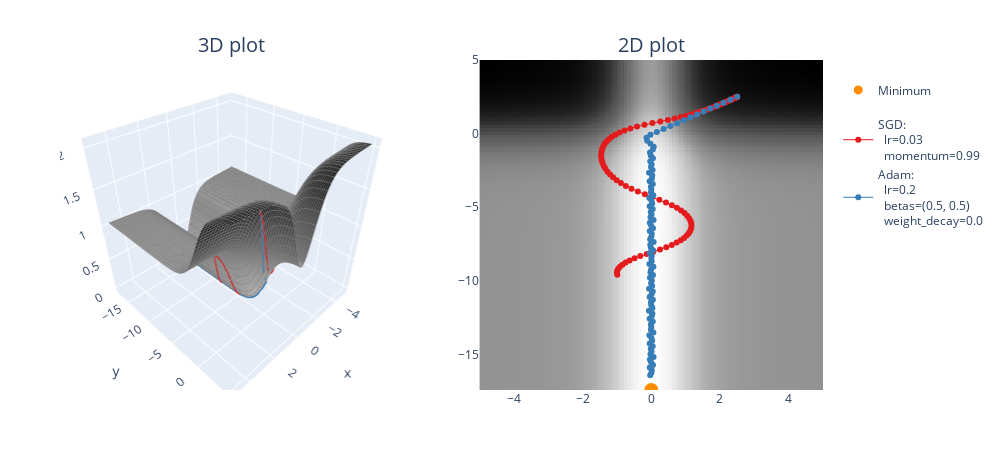

Notebook code for this chart:
### Markdown cell above
### Exercise - experiment with different optimizers & params

> ```yaml
> Difficulty: 🔴🔴⚪⚪⚪
> Importance: 🔵🔵🔵⚪⚪
> 
> You should spend up to 20-30 minutes on this exercise.
> ```

We've given you a function below which works just like `opt_fn_with_sgd` from earlier, but takes in a general optimizer and hyperparameters (as a dictionary of keyword arguments like `lr` and `momentum`).

You should use this function to play around with different optimizers and hyperparameters, comparing their performance. The code below gives one example of such a comparison, run it now and see what you get:

### Code cell
def opt_fn(
    fn: Callable,
    xy: Tensor,
    optimizer_class,
    optimizer_hyperparams: dict,
    n_iters: int = 100,
) -> Tensor:
    """Optimize the a given function starting from the specified point.

    optimizer_class: one of the optimizers you've defined, either SGD, RMSprop, or Adam
    optimzer_kwargs: keyword arguments passed to your optimiser (e.g. lr and weight_decay)
    """
    assert xy.requires_grad

    optimizer = optimizer_class([xy], **optimizer_hyperparams)

    xy_list = [
        xy.detach().clone()
    ]  # so that we don't unintentionally modify past values in `xy_list`

    for i in range(n_iters):
        fn(xy[0], xy[1]).backward()
        optimizer.step()
        optimizer.zero_grad()
        xy_list.append(xy.detach().clone())

    return t.stack(xy_list)


points = []

optimizer_list = [
    (SGD, {"lr": 0.03, "momentum": 0.99}),
    # (RMSprop, {"lr": 0.02, "alpha": 0.99, "momentum": 0.8}),
    (Adam, {"lr": 0.2, "betas": (0.5, 0.5), "weight_decay": 0.0}),
    # (AdamW, {"lr": 0.2, "betas": (0.99, 0.99), "weight_decay": 0.01}),
]

for optimizer_class, params in optimizer_list:
    xy = t.tensor([2.5, 2.5], requires_grad=True)
    xys = opt_fn(
        pathological_curve_loss,
        xy=xy,
        optimizer_class=optimizer_class,
        optimizer_hyperparams=params,
    )
    points.append((xys, optimizer_class, params))

plot_fn_with_points(pathological_curve_loss, min_points=[(0, "y_min")], points=points)
